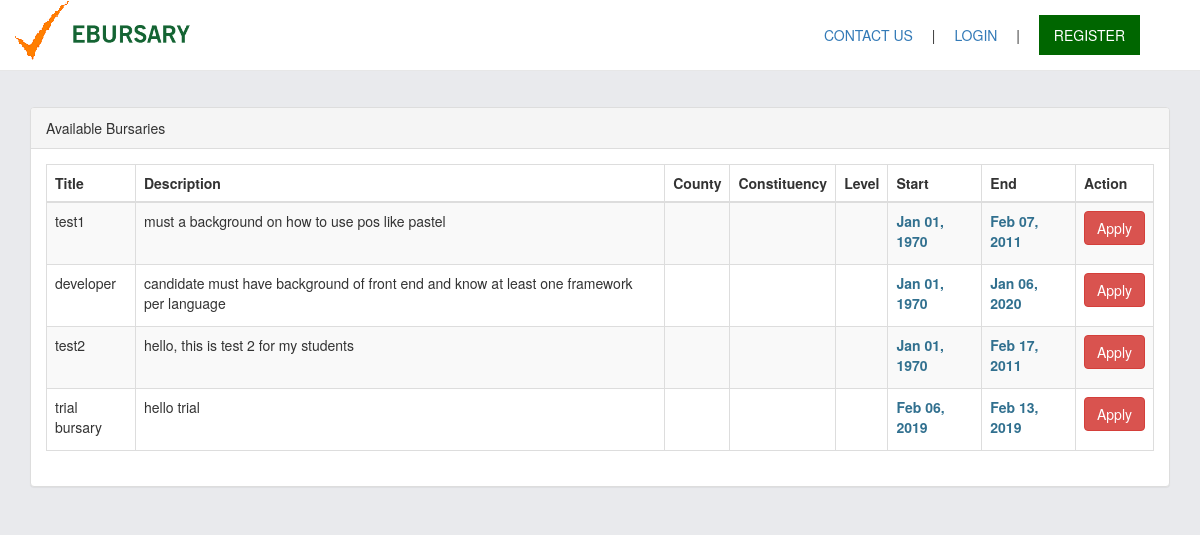
/auto_search.php, run on the app's committed database.
### tables this page shows
CREATE TABLE `bursaries` (
  `bursary_id` int(11) NOT NULL,
  `title` varchar(50) NOT NULL,
  `description` text NOT NULL,
  `start` varchar(10) NOT NULL,
  `end` varchar(10) NOT NULL,
  `month` varchar(8) NOT NULL,
  `year` varchar(5) NOT NULL
);

### auto_search.php (the view, shortened to what this page needs)
<?php
    require_once 'connect.php';
?>
<!DOCTYPE html>
<html lang="en">
<head>
    <link href="vendor/bootstrap/css/bootstrap.min.css" rel="stylesheet">
    <link href="vendor/metisMenu/metisMenu.min.css" rel="stylesheet">
    <link href="dist/css/sb-admin-2.css" rel="stylesheet">
    <link href="vendor/morrisjs/morris.css" rel="stylesheet">
    <link href="vendor/font-awesome/css/font-awesome.min.css" rel="stylesheet" type="text/css">
    <link href="css/sley.css" rel="stylesheet" type="text/css">
</head>
<body style="background: transparent;">
    <div id="wrapper">
        <nav class="navbar navbar-default navbar-static-top" role="navigation" style="margin-bottom: 0;background: #fff">
            <div class="container">
            <div class="navbar-header">
                <a class="navbar-brand" href="index.php" style="font-weight:bold;padding: 0"><img src="images/logo.png"></a>
            </div>
            <ul class="nav navbar-top-links navbar-right">
                <li><a href="#">CONTACT US</a></li>
                <li>|</li>
                <li><a href="login.php">LOGIN</a></li>
                <li>|</li>
                <li><a href="signup.php"><button style="background: #006600;color: #fff;border:0;padding: 10px 15px">REGISTER</button></a></li>
            </ul>
        </div>
        </nav>
    </div>
    <div class="container" style="margin-top: 3%">
       <div  id = "act_table" class="panel panel-default">
        <div class="panel-heading">
           Available Bursaries
        </div>
        <div class="panel-body">
            <table width="100%" class="table table-striped table-bordered table-hover" id="dataTables-example">
                <thead>
                    <tr>
                        <th>Title</th>
                        <th>Description</th>
                        <th>County</th>
                        <th>Constituency</th>
                        <th>Level</th>
                        <th>Start</th>
                        <th>End</th>
                        <th>Action</th>
                    </tr>
                </thead>
                <tbody>
                <?php
                if(ISSET($_POST['autoSearchbtn'])){
                    $title = $_POST['title'];
                    $county = $_POST['county'];
                    $const = $_POST['const'];
                    $act_query = $conn->query("SELECT * FROM `bursaries` WHERE `title` LIKE '%$title%' OR `county` LIKE '%$county%' OR `const` LIKE '%$const%' ") or die(mysqli_error());
                }else{
                    $act_query = $conn->query("SELECT * FROM `bursaries`") or die(mysqli_error());
                }
                while($act_fetch = $act_query->fetch_array()){
                ?>
                    <tr class="odd gradeX">
                        <td><?php echo $act_fetch['title']?></td>
                        <td><?php echo $act_fetch['description']?></td>
                        <td><?php echo $act_fetch['county']?></td>
                        <td><?php echo $act_fetch['const']?></td>
                        <td><?php echo $act_fetch['level']?></td>
                        <td><?php echo "<label class = 'text-info'>".date("M d, Y", strtotime($act_fetch['start']))."</label>"?></td>
                        <td><?php echo "<label class = 'text-info'>".date("M d, Y", strtotime($act_fetch['end']))."</label>"?></td>
                        <td class="center">
                           <a href = "login.php" id = "applybtn" name = "applybtn" class = "btn btn-danger">Apply</a>
                        </td>
                    </tr>
                <?php
                    }
                ?>
                </tbody>
            </table>
        </div>
    </div>
    </div>
</body>
</html>

### auto_search.php (style rules this page uses)
html { background: #e9eaed; }

### data on the page
bursaries: title "test1", description "must a background on how to use pos like pastel", start "Jan 01, 1970", end "Feb 07, 2011"
bursaries: title "developer", description "candidate must have background of front end and know at least one framework per language", start "Jan 01, 1970", end "Jan 06, 2020"
bursaries: title "test2", description "hello, this is test 2 for my students", start "Jan 01, 1970", end "Feb 17, 2011"
bursaries: title "trial bursary", description "hello trial", start "Feb 06, 2019", end "Feb 13, 2019"
